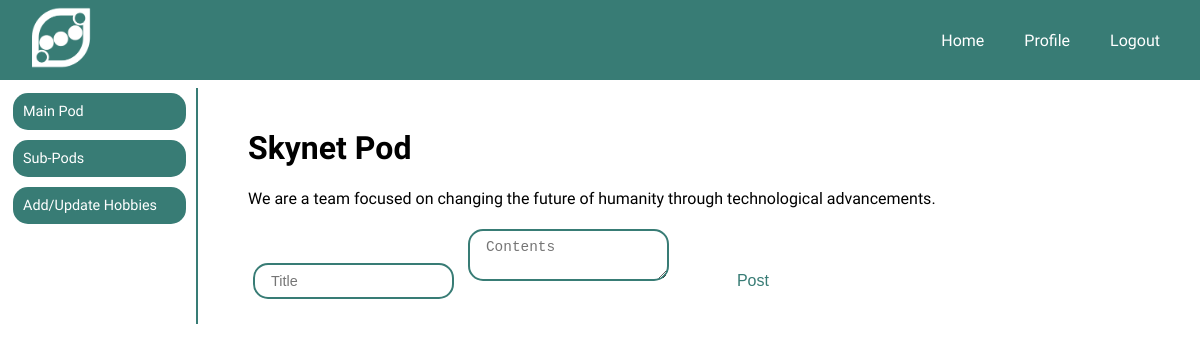
/pods/home/1 (signed in), run on the app's committed database.
### models.py (models this page shows)
class Pod(db.Model):
    __tablename__ = 'pods'
    id = db.Column(db.Integer, primary_key=True, autoincrement=True)
    name = db.Column(db.String(30), unique=True, nullable=False)
    description = db.Column(db.Text)
    messages = db.relationship('Message', secondary='pod_messages', backref='pod')

### app.py (the view, shortened to what this page needs)
@app.route('/pods/home/<pod_id>')
def pod_home(pod_id):
    if not g.user:
        flash("Access unauthorized.", "error")
        return redirect("/")
    form = MessageForm()
    user, pod, pod_member = is_pod_member()
    pod_messages = pod.messages
    return render_template('/pods/pod.html', form=form, pod=pod, pod_member=pod_member, pod_messages=pod_messages)

### forms.py
class MessageForm(FlaskForm):
    title = StringField('Title', validators=[DataRequired()])
    contents = TextAreaField('Contents', validators=[DataRequired()])

### app.py (called while the page is built)
def is_pod_member():
    if g.user:
        user = User.query.get(int(session[CURRENT_USER]))
        empty_tupple = (None,None,None)
        if user:
            main_pod = user.pods
            if main_pod:
                main_pod = user.pods[0]
                pod_member = PodUser.query.filter(PodUser.pod_id==main_pod.id, PodUser.user_id==user.id).first()
                if pod_member:
                    return user, main_pod, pod_member
                else:
                    return empty_tupple
            else:
                return empty_tupple

@app.before_request
def add_user_to_g():
    if CURRENT_USER in session:
        g.user = User.query.get(session[CURRENT_USER])
    else:
        g.user = None

### templates/pods/pod.html (shortened to what this page needs)
{% extends '/users/user_menu.html' %}
{% block dashboard %}
<h1 class="main_title">{{ pod.name }} Pod</h1>
<p class="sub_title">{{ pod.description }}</p>
<form method="POST" id="user_form" class="message_form">
    {% for field in form if field.widget.input_type != 'hidden' %}
    {{ field(placeholder=field.label.text, class="input_field") }}
    {% endfor %}
    <button class="button-secondary">Post</button>
  </form>
{% endblock %}

### static/app.css (style rules this page uses)
body { margin: 0px; padding: 0px; font-family: 'Varela Round', sans-serif; }
* { scrollbar-width: thin; scrollbar-color: #387C75 white; }
.button-secondary { display: inline-block; width: 150px; margin-top: 20px; margin-left: auto; margin-right: auto; background-color: white; color: #387C75; padding: 10px 0px; border: none; border-radius: 15px; text-align: center; font-size: 1rem; }
.input_field { margin: 5px; font-size: 0.9rem; padding: 8px 16px; width: 165px; border-radius: 15px; border: 2px solid #387C75; }

### data on the page
Pod: name "Skynet", description "We are a team focused on changing the future of humanity through technological advancements."
